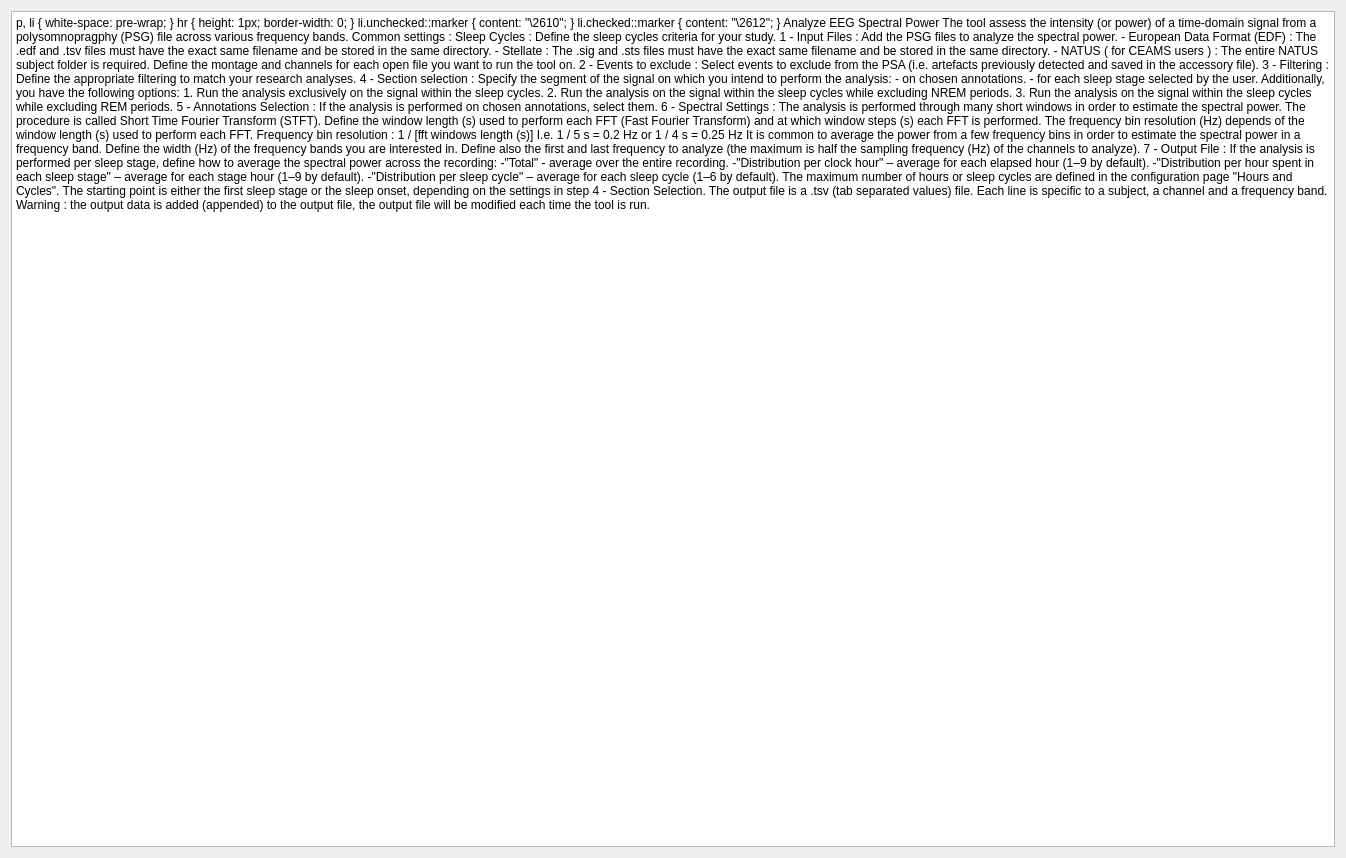
<?xml version="1.0" encoding="UTF-8"?>
<ui version="4.0">
 <class>IntroStep</class>
 <widget class="QWidget" name="IntroStep">
  <property name="geometry">
   <rect>
    <x>0</x>
    <y>0</y>
    <width>1346</width>
    <height>858</height>
   </rect>
  </property>
  <property name="windowTitle">
   <string/>
  </property>
  <property name="styleSheet">
   <string>font: 12pt &quot;Roboto&quot;;</string>
  </property>
  <layout class="QVBoxLayout" name="verticalLayout">
   <property name="spacing">
    <number>25</number>
   </property>
   <item>
    <widget class="QTextBrowser" name="textBrowser">
     <property name="html">
      <string>&lt;!DOCTYPE HTML PUBLIC &quot;-//W3C//DTD HTML 4.0//EN&quot; &quot;http://www.w3.org/TR/REC-html40/strict.dtd&quot;&gt;
&lt;html&gt;&lt;head&gt;&lt;meta name=&quot;qrichtext&quot; content=&quot;1&quot; /&gt;&lt;meta charset=&quot;utf-8&quot; /&gt;&lt;style type=&quot;text/css&quot;&gt;
p, li { white-space: pre-wrap; }
hr { height: 1px; border-width: 0; }
li.unchecked::marker { content: &quot;\2610&quot;; }
li.checked::marker { content: &quot;\2612&quot;; }
&lt;/style&gt;&lt;/head&gt;&lt;body style=&quot; font-family:'Roboto'; font-size:12pt; font-weight:400; font-style:normal;&quot;&gt;
&lt;p style=&quot;-qt-paragraph-type:empty; margin-top:0px; margin-bottom:0px; margin-left:0px; margin-right:0px; -qt-block-indent:0; text-indent:0px;&quot;&gt;&lt;br /&gt;&lt;/p&gt;
&lt;p style=&quot; margin-top:0px; margin-bottom:0px; margin-left:0px; margin-right:0px; -qt-block-indent:0; text-indent:0px;&quot;&gt;&lt;span style=&quot; font-weight:600;&quot;&gt;Analyze EEG Spectral Power&lt;/span&gt;&lt;/p&gt;
&lt;p style=&quot;-qt-paragraph-type:empty; margin-top:0px; margin-bottom:0px; margin-left:0px; margin-right:0px; -qt-block-indent:0; text-indent:0px; font-weight:600;&quot;&gt;&lt;br /&gt;&lt;/p&gt;
&lt;p style=&quot; margin-top:0px; margin-bottom:0px; margin-left:0px; margin-right:0px; -qt-block-indent:0; text-indent:0px;&quot;&gt;The tool assess the intensity (or power) of a time-domain signal from a polysomnopragphy (PSG) file across various frequency bands.&lt;/p&gt;
&lt;p style=&quot;-qt-paragraph-type:empty; margin-top:0px; margin-bottom:0px; margin-left:0px; margin-right:0px; -qt-block-indent:0; text-indent:0px;&quot;&gt;&lt;br /&gt;&lt;/p&gt;
&lt;p style=&quot; margin-top:0px; margin-bottom:0px; margin-left:0px; margin-right:0px; -qt-block-indent:0; text-indent:0px;&quot;&gt;Common settings : &lt;/p&gt;
&lt;p style=&quot; margin-top:0px; margin-bottom:0px; margin-left:0px; margin-right:0px; -qt-block-indent:0; text-indent:0px;&quot;&gt;    Sleep Cycles : Define the sleep cycles criteria for your study. &lt;/p&gt;
&lt;p style=&quot;-qt-paragraph-type:empty; margin-top:0px; margin-bottom:0px; margin-left:0px; margin-right:0px; -qt-block-indent:0; text-indent:0px;&quot;&gt;&lt;br /&gt;&lt;/p&gt;
&lt;p style=&quot; margin-top:0px; margin-bottom:0px; margin-left:0px; margin-right:0px; -qt-block-indent:0; text-indent:0px;&quot;&gt;&lt;span style=&quot; text-decoration: underline;&quot;&gt;1 - Input Files :&lt;/span&gt;&lt;/p&gt;
&lt;p style=&quot; margin-top:0px; margin-bottom:0px; margin-left:0px; margin-right:0px; -qt-block-indent:0; text-indent:0px;&quot;&gt;    Add the PSG files to analyze the spectral power.&lt;/p&gt;
&lt;p style=&quot; margin-top:0px; margin-bottom:0px; margin-left:0px; margin-right:0px; -qt-block-indent:0; text-indent:0px;&quot;&gt;&lt;span style=&quot; font-family:'Roboto-Regular';&quot;&gt;   - European Data Format (EDF) : The .edf and .tsv files must have the exact same filename and be stored in the same directory.&lt;/span&gt;&lt;/p&gt;
&lt;p style=&quot; margin-top:0px; margin-bottom:0px; margin-left:0px; margin-right:0px; -qt-block-indent:0; text-indent:0px;&quot;&gt;&lt;span style=&quot; font-family:'Roboto-Regular';&quot;&gt;   - Stellate : The .sig and .sts files must have the exact same filename and be stored in the same directory.&lt;/span&gt;&lt;/p&gt;
&lt;p style=&quot; margin-top:0px; margin-bottom:0px; margin-left:0px; margin-right:0px; -qt-block-indent:0; text-indent:0px;&quot;&gt;&lt;span style=&quot; font-family:'Roboto-Regular';&quot;&gt;   - NATUS (&lt;/span&gt;&lt;span style=&quot; font-family:'Roboto-Regular'; font-style:italic;&quot;&gt;for CEAMS users&lt;/span&gt;&lt;span style=&quot; font-family:'Roboto-Regular';&quot;&gt;) : &lt;/span&gt;&lt;span style=&quot; font-family:'MS Shell Dlg 2';&quot;&gt; The entire NATUS subject folder is required.&lt;/span&gt;&lt;/p&gt;
&lt;p style=&quot; margin-top:0px; margin-bottom:0px; margin-left:0px; margin-right:0px; -qt-block-indent:0; text-indent:0px;&quot;&gt;   Define the montage and channels for each open file you want to run the tool on.&lt;/p&gt;
&lt;p style=&quot;-qt-paragraph-type:empty; margin-top:0px; margin-bottom:0px; margin-left:0px; margin-right:0px; -qt-block-indent:0; text-indent:0px;&quot;&gt;&lt;br /&gt;&lt;/p&gt;
&lt;p style=&quot; margin-top:0px; margin-bottom:0px; margin-left:0px; margin-right:0px; -qt-block-indent:0; text-indent:0px;&quot;&gt;&lt;span style=&quot; text-decoration: underline;&quot;&gt;2 - Events to exclude :&lt;/span&gt;&lt;/p&gt;
&lt;p style=&quot; margin-top:0px; margin-bottom:0px; margin-left:0px; margin-right:0px; -qt-block-indent:0; text-indent:0px;&quot;&gt;    Select events to exclude from the PSA (i.e. artefacts previously detected and saved in the accessory file).&lt;/p&gt;
&lt;p style=&quot;-qt-paragraph-type:empty; margin-top:0px; margin-bottom:0px; margin-left:0px; margin-right:0px; -qt-block-indent:0; text-indent:0px;&quot;&gt;&lt;br /&gt;&lt;/p&gt;
&lt;p style=&quot; margin-top:0px; margin-bottom:0px; margin-left:0px; margin-right:0px; -qt-block-indent:0; text-indent:0px;&quot;&gt;&lt;span style=&quot; text-decoration: underline;&quot;&gt;3 - Filtering :&lt;/span&gt; &lt;/p&gt;
&lt;p style=&quot; margin-top:0px; margin-bottom:0px; margin-left:0px; margin-right:0px; -qt-block-indent:0; text-indent:0px;&quot;&gt;    Define the appropriate filtering to match your research analyses.&lt;/p&gt;
&lt;p style=&quot;-qt-paragraph-type:empty; margin-top:0px; margin-bottom:0px; margin-left:0px; margin-right:0px; -qt-block-indent:0; text-indent:0px;&quot;&gt;&lt;br /&gt;&lt;/p&gt;
&lt;p style=&quot; margin-top:0px; margin-bottom:0px; margin-left:0px; margin-right:0px; -qt-block-indent:0; text-indent:0px;&quot;&gt;&lt;span style=&quot; text-decoration: underline;&quot;&gt;4 - Section selection :&lt;/span&gt; &lt;/p&gt;
&lt;p style=&quot; margin-top:0px; margin-bottom:0px; margin-left:0px; margin-right:0px; -qt-block-indent:0; text-indent:0px;&quot;&gt;    Specify the segment of the signal on which you intend to perform the analysis:&lt;/p&gt;
&lt;p style=&quot; margin-top:0px; margin-bottom:0px; margin-left:0px; margin-right:0px; -qt-block-indent:0; text-indent:0px;&quot;&gt;        - on chosen annotations.&lt;/p&gt;
&lt;p style=&quot; margin-top:0px; margin-bottom:0px; margin-left:0px; margin-right:0px; -qt-block-indent:0; text-indent:0px;&quot;&gt;        - for each sleep stage selected by the user.&lt;/p&gt;
&lt;p style=&quot; margin-top:0px; margin-bottom:0px; margin-left:0px; margin-right:0px; -qt-block-indent:0; text-indent:0px;&quot;&gt;    Additionally, you have the following options:&lt;/p&gt;
&lt;p style=&quot; margin-top:0px; margin-bottom:0px; margin-left:0px; margin-right:0px; -qt-block-indent:0; text-indent:0px;&quot;&gt;        1. Run the analysis exclusively on the signal within the sleep cycles.&lt;/p&gt;
&lt;p style=&quot; margin-top:0px; margin-bottom:0px; margin-left:0px; margin-right:0px; -qt-block-indent:0; text-indent:0px;&quot;&gt;        2. Run the analysis on the signal within the sleep cycles while excluding NREM periods.&lt;/p&gt;
&lt;p style=&quot; margin-top:0px; margin-bottom:0px; margin-left:0px; margin-right:0px; -qt-block-indent:0; text-indent:0px;&quot;&gt;        3. Run the analysis on the signal within the sleep cycles while excluding REM periods.&lt;/p&gt;
&lt;p style=&quot;-qt-paragraph-type:empty; margin-top:0px; margin-bottom:0px; margin-left:0px; margin-right:0px; -qt-block-indent:0; text-indent:0px;&quot;&gt;&lt;br /&gt;&lt;/p&gt;
&lt;p style=&quot; margin-top:0px; margin-bottom:0px; margin-left:0px; margin-right:0px; -qt-block-indent:0; text-indent:0px;&quot;&gt;&lt;span style=&quot; text-decoration: underline;&quot;&gt;5 - Annotations Selection : &lt;/span&gt;&lt;/p&gt;
&lt;p style=&quot; margin-top:0px; margin-bottom:0px; margin-left:0px; margin-right:0px; -qt-block-indent:0; text-indent:0px;&quot;&gt;    If the analysis is performed on chosen annotations, select them.&lt;/p&gt;
&lt;p style=&quot;-qt-paragraph-type:empty; margin-top:0px; margin-bottom:0px; margin-left:0px; margin-right:0px; -qt-block-indent:0; text-indent:0px;&quot;&gt;&lt;br /&gt;&lt;/p&gt;
&lt;p style=&quot; margin-top:0px; margin-bottom:0px; margin-left:0px; margin-right:0px; -qt-block-indent:0; text-indent:0px;&quot;&gt;&lt;span style=&quot; text-decoration: underline;&quot;&gt;6 - Spectral Settings :&lt;/span&gt;&lt;/p&gt;
&lt;p style=&quot; margin-top:0px; margin-bottom:0px; margin-left:0px; margin-right:0px; -qt-block-indent:0; text-indent:0px;&quot;&gt;    The analysis is performed through many short windows in order to estimate the spectral power.  The procedure is called Short Time Fourier Transform (STFT).&lt;/p&gt;
&lt;p style=&quot; margin-top:0px; margin-bottom:0px; margin-left:0px; margin-right:0px; -qt-block-indent:0; text-indent:0px;&quot;&gt;    Define the window length (s) used to perform each FFT (Fast Fourier Transform) and at which window steps (s) each FFT is performed.&lt;/p&gt;
&lt;p style=&quot; margin-top:0px; margin-bottom:0px; margin-left:0px; margin-right:0px; -qt-block-indent:0; text-indent:0px;&quot;&gt;    The frequency bin resolution (Hz) depends of the window length (s) used to perform each FFT.&lt;/p&gt;
&lt;p style=&quot; margin-top:0px; margin-bottom:0px; margin-left:0px; margin-right:0px; -qt-block-indent:0; text-indent:0px;&quot;&gt;    Frequency bin resolution : 1 / [fft windows length (s)]&lt;/p&gt;
&lt;p style=&quot; margin-top:0px; margin-bottom:0px; margin-left:0px; margin-right:0px; -qt-block-indent:0; text-indent:0px;&quot;&gt;        I.e. 1 / 5 s = 0.2 Hz or 1 / 4 s = 0.25 Hz&lt;/p&gt;
&lt;p style=&quot;-qt-paragraph-type:empty; margin-top:0px; margin-bottom:0px; margin-left:0px; margin-right:0px; -qt-block-indent:0; text-indent:0px;&quot;&gt;&lt;br /&gt;&lt;/p&gt;
&lt;p style=&quot; margin-top:0px; margin-bottom:0px; margin-left:0px; margin-right:0px; -qt-block-indent:0; text-indent:0px;&quot;&gt;    It is common to average the power from a few frequency bins in order to estimate the spectral power in a frequency band.&lt;/p&gt;
&lt;p style=&quot; margin-top:0px; margin-bottom:0px; margin-left:0px; margin-right:0px; -qt-block-indent:0; text-indent:0px;&quot;&gt;    Define the width (Hz) of the frequency bands you are interested in. &lt;/p&gt;
&lt;p style=&quot; margin-top:0px; margin-bottom:0px; margin-left:0px; margin-right:0px; -qt-block-indent:0; text-indent:0px;&quot;&gt;    Define also the first and last frequency to analyze (the maximum is half the sampling frequency (Hz) of the channels to analyze).&lt;/p&gt;
&lt;p style=&quot;-qt-paragraph-type:empty; margin-top:0px; margin-bottom:0px; margin-left:0px; margin-right:0px; -qt-block-indent:0; text-indent:0px;&quot;&gt;&lt;br /&gt;&lt;/p&gt;
&lt;p style=&quot; margin-top:0px; margin-bottom:0px; margin-left:0px; margin-right:0px; -qt-block-indent:0; text-indent:0px;&quot;&gt;&lt;span style=&quot; text-decoration: underline;&quot;&gt;7 - Output File :&lt;/span&gt;&lt;/p&gt;
&lt;p style=&quot; margin-top:0px; margin-bottom:0px; margin-left:0px; margin-right:0px; -qt-block-indent:0; text-indent:0px;&quot;&gt;    If the analysis is performed per sleep stage, define how to average the spectral power across the recording:&lt;/p&gt;
&lt;p style=&quot; margin-top:0px; margin-bottom:0px; margin-left:0px; margin-right:0px; -qt-block-indent:0; text-indent:0px;&quot;&gt;            -&amp;quot;Total&amp;quot; - average over the entire recording.&lt;/p&gt;
&lt;p style=&quot; margin-top:0px; margin-bottom:0px; margin-left:0px; margin-right:0px; -qt-block-indent:0; text-indent:0px;&quot;&gt;            -&amp;quot;Distribution per clock hour&amp;quot; – average for each elapsed hour (1–9 by default).&lt;/p&gt;
&lt;p style=&quot; margin-top:0px; margin-bottom:0px; margin-left:0px; margin-right:0px; -qt-block-indent:0; text-indent:0px;&quot;&gt;            -&amp;quot;Distribution per hour spent in each sleep stage&amp;quot; – average for each stage hour (1–9 by default).&lt;/p&gt;
&lt;p style=&quot; margin-top:0px; margin-bottom:0px; margin-left:0px; margin-right:0px; -qt-block-indent:0; text-indent:0px;&quot;&gt;            -&amp;quot;Distribution per sleep cycle&amp;quot; – average for each sleep cycle (1–6 by default).&lt;/p&gt;
&lt;p style=&quot; margin-top:0px; margin-bottom:0px; margin-left:0px; margin-right:0px; -qt-block-indent:0; text-indent:0px;&quot;&gt;            &lt;span style=&quot; font-style:italic;&quot;&gt;The maximum number of hours or sleep cycles are defined in the configuration page &amp;quot;Hours and Cycles&amp;quot;.&lt;/span&gt;&lt;/p&gt;
&lt;p style=&quot; margin-top:0px; margin-bottom:0px; margin-left:0px; margin-right:0px; -qt-block-indent:0; text-indent:0px;&quot;&gt;            &lt;span style=&quot; font-style:italic;&quot;&gt;The starting point is either the first sleep stage or the sleep onset, depending on the settings in step 4 - Section Selection.&lt;/span&gt;&lt;/p&gt;
&lt;p style=&quot; margin-top:0px; margin-bottom:0px; margin-left:0px; margin-right:0px; -qt-block-indent:0; text-indent:0px;&quot;&gt;    &lt;/p&gt;
&lt;p style=&quot; margin-top:0px; margin-bottom:0px; margin-left:0px; margin-right:0px; -qt-block-indent:0; text-indent:0px;&quot;&gt;    The output file is a .tsv (tab separated values) file. Each line is specific to a subject, a channel and a frequency band. &lt;/p&gt;
&lt;p style=&quot; margin-top:0px; margin-bottom:0px; margin-left:0px; margin-right:0px; -qt-block-indent:0; text-indent:0px;&quot;&gt;    Warning : the output data is added (appended) to the output file, the output file will be modified each time the tool is run.&lt;/p&gt;
&lt;p style=&quot;-qt-paragraph-type:empty; margin-top:0px; margin-bottom:0px; margin-left:0px; margin-right:0px; -qt-block-indent:0; text-indent:0px;&quot;&gt;&lt;br /&gt;&lt;/p&gt;&lt;/body&gt;&lt;/html&gt;</string>
     </property>
    </widget>
   </item>
  </layout>
 </widget>
 <resources>
  <include location="../../../../../snooz-toolbox/src/main/python/ui/themes/themes.qrc"/>
 </resources>
 <connections/>
</ui>
